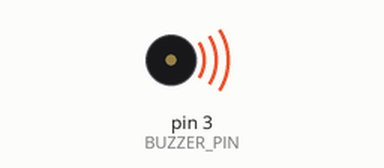
Simulated run of this sketch. Board: Arduino Uno, built with avr-gcc and run on an emulated ATmega328P. Parts: buzzer (waves = sounding).

Above: at 0.25 s.
At 38.74 s:
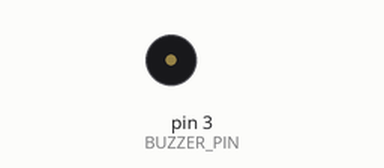
Timing chart, 0 to 40.0 s (numbered marks = the images above):
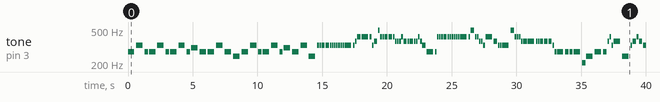

Measured:
- by itself, tone on pin 3 (BUZZER_PIN): plays 277 Hz for 0.50 s, 330 Hz for 0.50 s, 277 Hz for 0.25 s, 277 Hz for 0.50 s, 330 Hz for 0.50 s, 277 Hz for 0.25 s … (120 notes in this stretch)

The sketch:

main.ino
```cpp
// (licence header left out)
#include "pitches.h"

#define BUZZER_PIN 3

int melody[] = {
  NOTE_CS4, NOTE_E4, NOTE_CS4, NOTE_CS4, NOTE_E4,
  NOTE_CS4, NOTE_CS4, NOTE_E4, NOTE_CS4, NOTE_DS4,
  NOTE_CS4, NOTE_CS4, NOTE_E4, NOTE_CS4,
  NOTE_B3,
  NOTE_CS4, NOTE_E4, NOTE_CS4, NOTE_CS4, NOTE_E4,
  NOTE_CS4, NOTE_DS4, NOTE_CS4, NOTE_E4,
  NOTE_B3,
  NOTE_E4, NOTE_E4, NOTE_E4, NOTE_E4, NOTE_E4, NOTE_E4, NOTE_E4, NOTE_E4, NOTE_E4,
  NOTE_E4, NOTE_E4, NOTE_E4, NOTE_E4, NOTE_FS4, NOTE_GS4, NOTE_GS4,
  NOTE_GS4, NOTE_E4, NOTE_FS4, NOTE_B4, NOTE_GS4, NOTE_GS4, NOTE_GS4, NOTE_GS4, NOTE_GS4,
  NOTE_FS4, NOTE_FS4, NOTE_FS4, NOTE_GS4, NOTE_FS4, NOTE_FS4, NOTE_FS4, NOTE_FS4, NOTE_FS4, NOTE_GS4, NOTE_FS4,
  NOTE_E4, NOTE_CS4, NOTE_CS4, NOTE_GS4, NOTE_GS4,
  NOTE_GS4, NOTE_GS4, NOTE_GS4, NOTE_GS4, NOTE_GS4, NOTE_GS4, NOTE_GS4, NOTE_GS4, NOTE_GS4,
  NOTE_GS4, NOTE_B4, NOTE_GS4, NOTE_GS4, NOTE_FS4, NOTE_FS4, NOTE_E4, NOTE_GS4,
  NOTE_FS4, NOTE_E4, NOTE_E4, NOTE_E4, NOTE_B4, NOTE_GS4, NOTE_GS4, NOTE_GS4, NOTE_FS4,
  NOTE_FS4, NOTE_FS4, NOTE_FS4, NOTE_FS4, NOTE_FS4, NOTE_FS4, NOTE_FS4, NOTE_FS4,
  NOTE_E4, NOTE_CS4, NOTE_CS4, NOTE_CS4, NOTE_CS4, NOTE_CS4,
  NOTE_GS3, NOTE_B3,
  NOTE_CS4, NOTE_CS4, NOTE_FS4, NOTE_GS4, NOTE_E4, NOTE_FS4,
  NOTE_B3,
  NOTE_E4, NOTE_FS4, NOTE_GS4, NOTE_FS4, NOTE_E4, NOTE_CS4, NOTE_E4, NOTE_GS4,
  NOTE_FS4, NOTE_E4, NOTE_FS4, NOTE_CS4, NOTE_B4, NOTE_GS4, NOTE_GS4, NOTE_FS4, NOTE_FS4,
  NOTE_E4, NOTE_CS4, NOTE_E4, NOTE_FS4, NOTE_GS4, NOTE_FS4, NOTE_E4,
  NOTE_FS4, NOTE_E4, NOTE_CS4, NOTE_CS4,
  NOTE_B3,
  NOTE_CS4, NOTE_CS4, NOTE_FS4, NOTE_GS4, NOTE_E4, NOTE_FS4, NOTE_FS4,
  NOTE_B3,
  NOTE_FS4, NOTE_GS4, NOTE_FS4, NOTE_E4, NOTE_CS4, NOTE_E4, NOTE_GS4, NOTE_FS4,
  NOTE_E4, NOTE_FS4, NOTE_CS4, NOTE_B4, NOTE_GS4, NOTE_GS4, NOTE_FS4, NOTE_FS4, NOTE_E4,
  NOTE_CS4, NOTE_B4, NOTE_GS4, NOTE_GS4, NOTE_FS4, NOTE_FS4, NOTE_E4,
  NOTE_CS4, NOTE_CS4,
  NOTE_GS3, NOTE_B3,
  NOTE_E4, NOTE_FS4, NOTE_GS4, NOTE_FS4, NOTE_E4, NOTE_E4, NOTE_E4, NOTE_FS4, NOTE_FS4,
  NOTE_E4, NOTE_FS4, NOTE_GS4, NOTE_FS4, NOTE_E4, NOTE_E4, NOTE_E4, NOTE_FS4|
  NOTE_CS4, NOTE_E4, NOTE_FS4, NOTE_GS4, NOTE_CS4,
  NOTE_E4, NOTE_E4, NOTE_FS4, NOTE_FS4, NOTE_E4, NOTE_FS4, NOTE_GS4,
  NOTE_FS4, NOTE_E4, NOTE_E4, NOTE_FS4, NOTE_CS4, NOTE_CS4,
  NOTE_FS4, NOTE_GS4, NOTE_B4, NOTE_GS4, NOTE_FS4, NOTE_E4, NOTE_E4, NOTE_FS4,
  NOTE_E4, NOTE_FS4, NOTE_GS4, NOTE_FS4, NOTE_E4, NOTE_E4, NOTE_FS4,
  NOTE_CS4, NOTE_CS4, NOTE_CS4, NOTE_CS4, NOTE_CS4, NOTE_E4, NOTE_FS4, NOTE_GS4, NOTE_CS4, NOTE_E4,
  NOTE_FS4, NOTE_E4, NOTE_FS4, NOTE_E4, NOTE_FS4, NOTE_GS4,
  NOTE_FS4, NOTE_E4, NOTE_E4, NOTE_FS4, NOTE_CS4, NOTE_CS4, NOTE_CS4, NOTE_E4, NOTE_E4,
  NOTE_FS4, NOTE_FS4, NOTE_GS4, NOTE_GS4,
  NOTE_E4, NOTE_FS4, NOTE_GS4, NOTE_FS4, NOTE_E4, NOTE_E4, NOTE_FS4, NOTE_CS4, NOTE_CS4,
  NOTE_CS4, NOTE_E4, NOTE_E4, NOTE_FS4, NOTE_FS4, NOTE_GS4,
  NOTE_GS4, NOTE_E4, NOTE_FS4, NOTE_GS4, NOTE_FS4,
  NOTE_E4, NOTE_E4, NOTE_FS4, NOTE_CS4, NOTE_CS4, NOTE_CS4, NOTE_E4, NOTE_E4,
  NOTE_FS4, NOTE_FS4, NOTE_GS4, NOTE_GS4,
  NOTE_E4, NOTE_FS4, NOTE_GS4, NOTE_FS4, NOTE_E4, NOTE_E4, NOTE_FS4, NOTE_CS4, NOTE_CS4,
  NOTE_CS4, NOTE_CS4, NOTE_CS4, NOTE_CS4, NOTE_E4, NOTE_FS4, NOTE_GS4, NOTE_CS4, NOTE_E4, NOTE_FS4,
  NOTE_CS4,
};

int durations[] = {
  2,2,4,2,2,4,2,2,4,2,2,2,2,2,2,2,2,4,2,2,4,2,2,2,2,8,8,4,4,8,8,8,8,8,8,8,2,8,8,4,2,8,8,4,8,8,8,4,4,8,8,8,8,8,4,8,4,8,8,8,8,4,2,8,8,8,8,4,8,8,8,8,8,8,2,8,4,8,8,8,8,8,2,4,8,8,2,4,8,8,8,8,8,8,2,8,8,4,4,4,8,8,2,4,4,2,4,2,2,4,8,8,8,2,2,8,4,8,4,4,4,4,8,8,8,8,2,8,8,4,8,8,4,2,8,4,8,4,4,4,4,2,2,2,2,4,8,8,8,2,2,2,4,8,4,4,4,4,8,8,8,8,2,8,8,4,8,8,4,2,8,8,4,8,8,4,2,2,4,2,8,8,4,8,8,4,8,8,2,8,8,4,8,8,4,8,8,2,8,8,4,4,4,8,8,2,8,8,4,8,8,8,4,8,2,4,4,8,8,4,4,8,2,8,8,4,4,4,8,8,4,8,8,8,8,8,8,4,4,4,4,8,2,8,8,4,8,8,8,4,8,4,4,4,4,4,4,4,2,8,8,4,8,8,8,4,8,4,4,4,4,4,4,4,2,8,8,4,8,8,8,4,8,4,4,4,4,4,4,4,2,8,8,4,8,8,8,4,8,4,8,8,8,8,8,8,4,4,4,4,2
};

void setup()
{
  pinMode(BUZZER_PIN, OUTPUT);
}

void loop()
{
  int size = sizeof(durations) / sizeof(int);

  for (int note = 0; note < size; note++) {
    //to calculate the note duration, take one second divided by the note type.
    //e.g. quarter note = 1000 / 4, eighth note = 1000/8, etc.
    int duration = 1000 / durations[note];
    tone(BUZZER_PIN, melody[note], duration);

    //to distinguish the notes, set a minimum time between them.
    //the note's duration + 30% seems to work well:
    int pauseBetweenNotes = duration * 1.30;
    delay(pauseBetweenNotes);

    //stop the tone playing:
    noTone(BUZZER_PIN);
  }
}
```

pitches.h
```cpp
// (licence header left out)
#ifndef pitches_h
#define pitches_h

#define NOTE_B0  31
#define NOTE_C1  33
#define NOTE_CS1 35
#define NOTE_D1  37
#define NOTE_DS1 39
#define NOTE_E1  41
#define NOTE_F1  44
#define NOTE_FS1 46
#define NOTE_G1  49
#define NOTE_GS1 52
#define NOTE_A1  55
#define NOTE_AS1 58
#define NOTE_B1  62
#define NOTE_C2  65
#define NOTE_CS2 69
#define NOTE_D2  73
#define NOTE_DS2 78
#define NOTE_E2  82
#define NOTE_F2  87
#define NOTE_FS2 93
#define NOTE_G2  98
#define NOTE_GS2 104
#define NOTE_A2  110
#define NOTE_AS2 117
#define NOTE_B2  123
#define NOTE_C3  131
#define NOTE_CS3 139
#define NOTE_DB3 139
#define NOTE_D3  147
#define NOTE_DS3 156
#define NOTE_EB3 156
#define NOTE_E3  165
#define NOTE_F3  175
#define NOTE_FS3 185
#define NOTE_G3  196
#define NOTE_GS3 208
#define NOTE_A3  220
#define NOTE_AS3 233
#define NOTE_B3  247
#define NOTE_C4  262
#define NOTE_CS4 277
#define NOTE_D4  294
#define NOTE_DS4 311
#define NOTE_E4  330
#define NOTE_F4  349
#define NOTE_FS4 370
#define NOTE_G4  392
#define NOTE_GS4 415
#define NOTE_A4  440
#define NOTE_AS4 466
#define NOTE_B4  494
#define NOTE_C5  523
#define NOTE_CS5 554
#define NOTE_D5  587
#define NOTE_DS5 622
#define NOTE_E5  659
#define NOTE_F5  698
#define NOTE_FS5 740
#define NOTE_G5  784
#define NOTE_GS5 831
#define NOTE_A5  880
#define NOTE_AS5 932
#define NOTE_B5  988
#define NOTE_C6  1047
#define NOTE_CS6 1109
#define NOTE_D6  1175
#define NOTE_DS6 1245
#define NOTE_E6  1319
#define NOTE_F6  1397
#define NOTE_FS6 1480
#define NOTE_G6  1568
#define NOTE_GS6 1661
#define NOTE_A6  1760
#define NOTE_AS6 1865
#define NOTE_B6  1976
#define NOTE_C7  2093
#define NOTE_CS7 2217
#define NOTE_D7  2349
#define NOTE_DS7 2489
#define NOTE_E7  2637
#define NOTE_F7  2794
#define NOTE_FS7 2960
#define NOTE_G7  3136
#define NOTE_GS7 3322
#define NOTE_A7  3520
#define NOTE_AS7 3729
#define NOTE_B7  3951
#define NOTE_C8  4186
#define NOTE_CS8 4435
#define NOTE_D8  4699
#define NOTE_DS8 4978
#define REST     0

#endif
```
